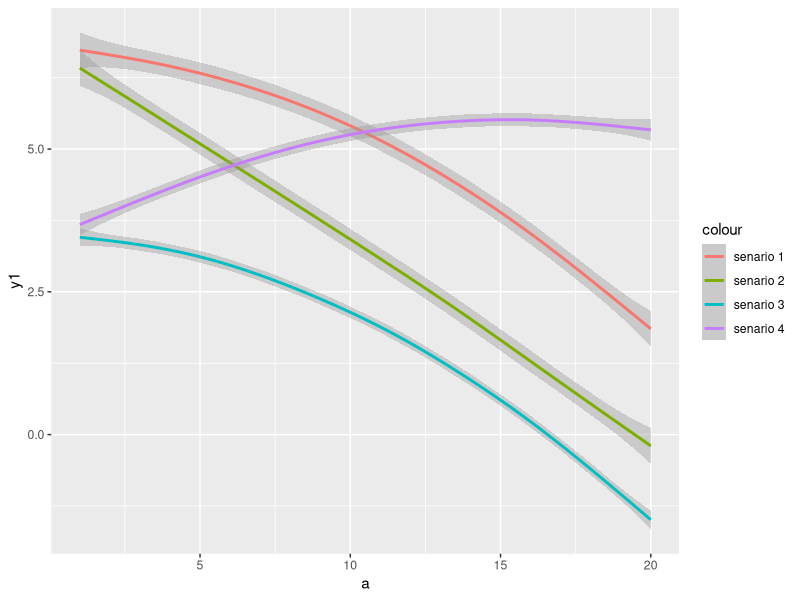

This figure's R source:
#Dev R 3.3.0 "Supposedly Educational"
#simulates data for 4 scenarios from Luo & Hodges SMR 2015; p. 14
#
#Bryce Bartlett

#clear cache
rm(list=ls())

#@@
#preliminaries
library(dplyr); library(ggplot2)

#@@helper funcitons

#generate combinations of 20 ages and 20 periods
a=rep(1:20,20)
p=a[order(a)]
c=p-a

combos=data.frame(
  a=a,a2=a^2,p=p,p2=p^2,c=c,c2=c^2
); rm(a,p,c)

#repeat data for 25 individuals
dat=combos; for(i in 2:25){dat=rbind(dat,combos)}; rm(combos,i)
#confirm only 400 unique combos
cat('400 Unique Observations Test:',
  nrow(unique(dat)) == 400, '\n\n'
)

n=nrow(dat)

#id true betas for 4 scenarios (eq. 8-11)

t.beta=data.frame(
  a=0.3,a2=-0.01,p=0.04,p2=0.02,c=0.35,c2=-0.0015
)
t.beta[2,] = t.beta[1,]; t.beta[2,c('a','a2')]=0
t.beta[3,] = t.beta[1,]; t.beta[3,c('p','p2')]=0
t.beta[4,] = t.beta[1,]; t.beta[4,c('c','c2')]=0

print(t.beta)

#draw unique y for each scenario y to y4 in a list of 100 times 
#/innefficeint memory -- should only store ys
alldats=list()

for(N in 1:100){
  alldats[[N]] = dat
  for(s in 1:nrow(t.beta)){
    b = as.matrix(t.beta[s,])
    x=as.matrix(dat[,1:length(b)]);
   alldats[[N]][,paste0('y',s)]=rnorm(n,mean=x %*% t(b),sd=1)
  }
}
  
#plot facets for drawn data of four scenarios (loess smoothing)

#a = reshape(dat,idvar=)

d=ggplot(alldats[[1]],aes(x=a)) + 
  geom_smooth(aes(y=y1,col='senario 1')) +
  geom_smooth(aes(y=y2,col='senario 2')) +
  geom_smooth(aes(y=y3,col='senario 3')) +
  geom_smooth(aes(y=y4,col='senario 4')) 
  
print(d)

#id time for OLS estimation of single window constraint
t=Sys.time()

#cut window constraints (per luo and hodges)
x = alldats[[1]] %>%
  mutate(
    a=factor(a),
    p=cut_interval(p,length=2),
    c=cut_interval(c,length=5)
  ) %>%
  select(a,p,c,y1,y2,y3,y4)

e.beta = list(
  lm(y1~a+p+c,data=x),
  lm(y2~a+p+c,data=x),
  lm(y3~a+p+c,data=x),
  lm(y4~a+p+c,data=x)
  
)

delta.t = Sys.time()-t

cat('One OLS analysis of a single instance window constraint took:', delta.t,'seconds \n\n')
e.time=100*delta.t
cat('Estimated time for one set of constraints:',e.time/60,'minutes \n\n')

#even bins only (with remainder) --- ignoring double cohort//need function... 
configs=10^3 #need to really think about this... windows are adjacent.../if I make unequal
cat('Estimated time for',configs,'window constraints',(e.time*configs)/60/60,'hours\n\n')
